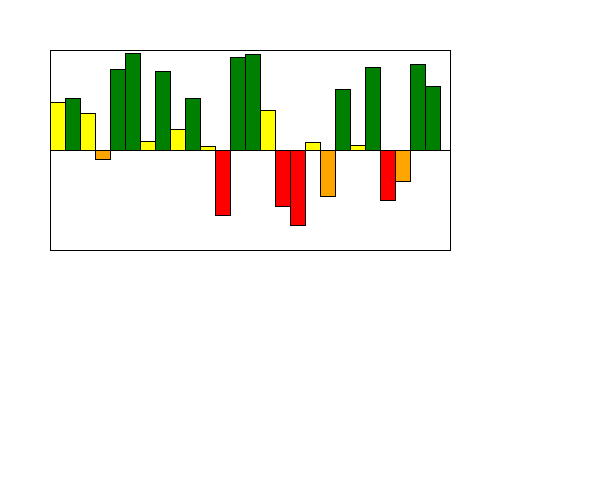
Frame 1 (no input)
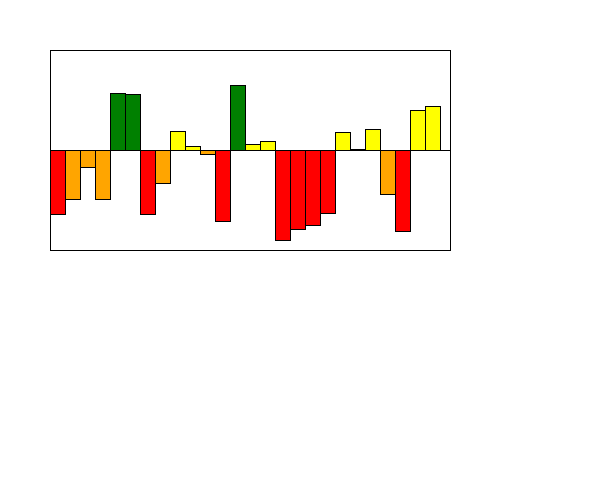
Frame 60 (the mouse pressed at the canvas centre just before this capture)
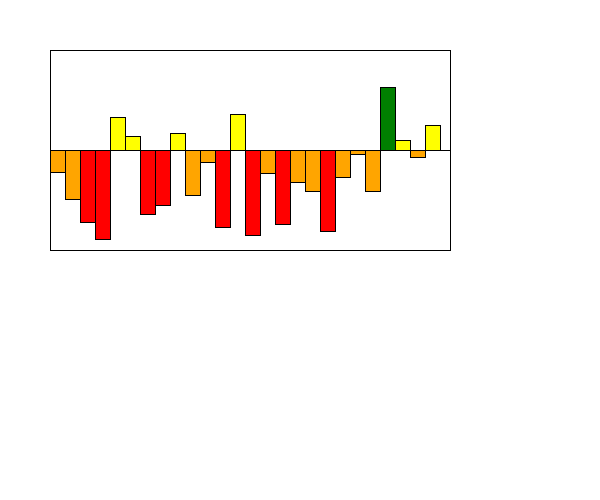
Frame 120 (the mouse held since frame 60 and released just before this capture)

The Processing sketch that drew these frames (run headless with seeded random() and noise(); from frame 60 on, the mouse is pressed at the canvas centre):

// Processing sketch: Section1
// ── Section1.pde
Visualizer v;

/*You are simulating a visualizer of multiple values
 You need to create a display method first. 
 Then you can make a method that changes the values each time the update is called. 
 */
class Visualizer {
  int MAX_VALUE;
  int MIN_VALUE;
  float x, y;
  float fixedX, fixedY;
  int width;
  int height;
  int bars;
  float [] values;
  float [] speeds;
  Visualizer(float x, float y) {
    this.x = x;
    this.y = y;
    fixedX = x;
    fixedY = y;
    width = 400;
    height = 200;
    MAX_VALUE = height/2;
    MIN_VALUE = MAX_VALUE*-1;
    bars = (int)random(1,40);
    values = new float[bars];
    speeds = new float[bars];
    for (int i = 0; i < values.length; i++) {
      values[i] = random(-99, 99);
      speeds[i] = random(2);
    }
  }

  void display() {
    x = fixedX;
    y = fixedY;
    fill(255);
    rectMode(CORNERS);
    rect(x, y, x+width, y+height);

    line(x, y+height/2, x+width, y+height/2);

    for (float value: values){
      if (value < -1*height/4){ //if value is negative, it goes up in the compSciPlane
        fill(0,128,0); //green
      } else if (value >= height/4){ //in processing, negative y goes up, positive y goes down
        fill(255,0,0); //red
      } else if (value < 0 && value >= -1*height/4){
        fill(255,255,0); //
      } else if (value >= 0 && value < height/4){
        fill(255,165,0);
      }
      rect(x,y+height/2,x+width/bars,y+height/2+value);
      x+= width/bars;
    }
  }
  
  void update() {
    for (int i = 0; i < values.length; i++) {
      if (values[i] < MIN_VALUE || values[i] > MAX_VALUE){
        speeds[i]*=-1;
      }
      values[i] += speeds[i]; //the speed updates the values. Do not touch this.
    }
  }
}

void setup() {
  size(600, 500);
  v = new Visualizer(50, 50);
}
void draw() {
  background(255);
  v.display();
  v.update();
}
